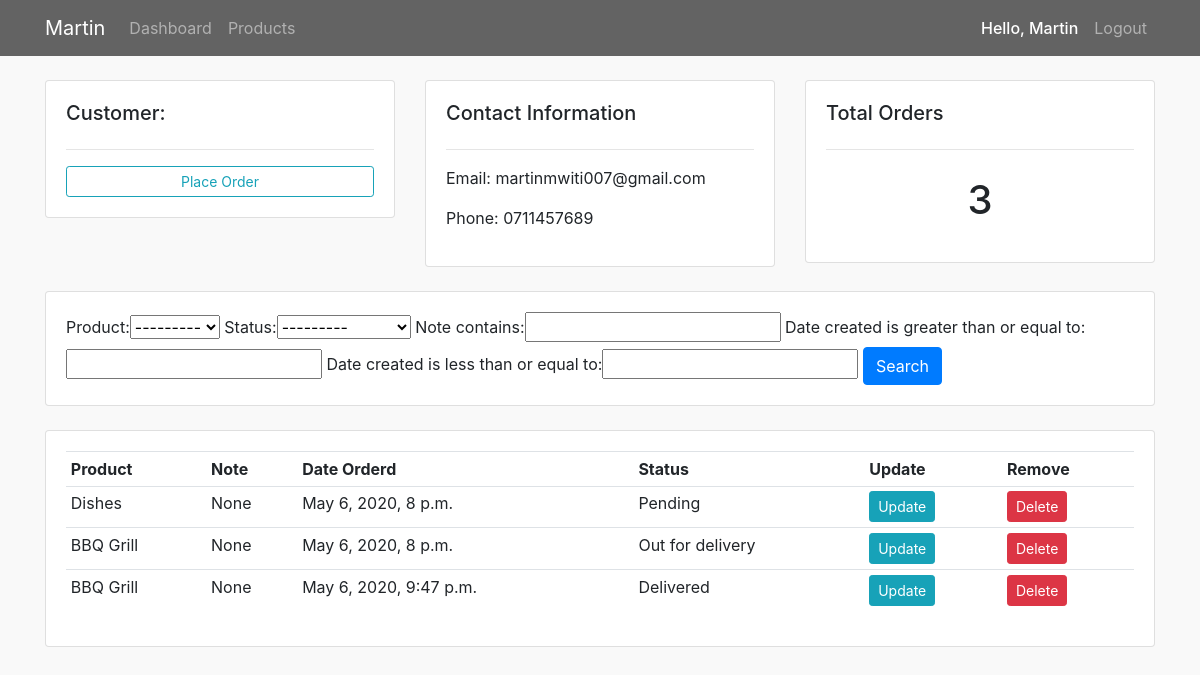
The app's page /customers/1 (signed in) with its own data.
### accounts/models.py (models this page shows, shortened)
class Customer(models.Model):
    user = models.OneToOneField(User, null=True, blank=True, on_delete=models.CASCADE) # ONE USER CAN HAVE ONE CUSTOMER, ONE CUSTOMER CAN HAVE ONE USER
    name = models.CharField(max_length=200, null=True)
    phone = models.CharField(max_length=200, null=True)
    email = models.CharField(max_length=200, null=True)
    profile_pic = models.ImageField(default="default.png", null=True, blank=True)
    date_created = models.DateTimeField(auto_now_add=True, null=True)

class Order(models.Model):
    STATUS = (
        ('Pending', 'Pending'),
        ('Out for delivery', 'Out of delivery'),
        ('Delivered', 'Delivered'),
    )
    customer = models.ForeignKey(Customer, null=True, on_delete=models.SET_NULL)
    product = models.ForeignKey(Product, null=True, on_delete=models.SET_NULL)
    date_created = models.DateTimeField(auto_now_add=True, null=True)
    status = models.CharField(max_length=200, null=True, choices=STATUS) # Dropdown
    note = models.CharField(max_length=200, null=True)

class Product(models.Model):
    CATEGORY = (
        ('Indoor', 'Indoor'),
        ('Out Door', 'Out Door'),
    )
    name = models.CharField(max_length=200, null=True)
    price = models.FloatField(null=True)
    category = models.CharField(max_length=200, null=True, choices=CATEGORY)
    description = models.CharField(max_length=200, null=True, blank=True)
    date_created = models.DateTimeField(auto_now_add=True, null=True)
    tags = models.ManyToManyField(Tag)
    def __str__(self):
        return self.name

### accounts/decorators.py (the view)
        def wrapper_func(request, *args, **kwargs):
            group = None
            if request.user.groups.exists():
                group = request.user.groups.all()[0].name # grab the 1st name of a user group name
            if group in allowed_roles:  # i specified the allowed_roles in the views.py file
                return view_func(request, *args, **kwargs)
            else:
                return HttpResponse("You are not authorized to view this page.")

### accounts/views.py (called while the page is built)
@login_required(login_url='login')
@allowed_users(allowed_roles=['admin'])
def customers(request, pk):
    customer = Customer.objects.get(id=pk)
    orders = customer.order_set.all()
    orders_count = orders.count()
    myFilter = OrderFilter(request.GET, queryset=orders)
    orders = myFilter.qs
    context = {"customer": customer,
               "orders": orders, "orders_count": orders_count, "myFilter": myFilter}
    return render(request, 'accounts/customers.html', context)

### accounts/templates/accounts/customers.html
{% extends 'accounts/main.html' %}
{% block content %}
<br>
<div class="row">
    <div class="col-md">
        <div class="card card-body">
            <h5>Customer:</h5>
            <hr>
            <a class="btn btn-outline-info  btn-sm btn-block" href="{% url 'create_order' customer.id %}">Place Order</a>
        </div>
    </div>
    <div class="col-md">
        <div class="card card-body">
            <h5>Contact Information</h5>
            <hr>
            <p>Email: {{customer.email}}</p>
            <p>Phone: {{customer.phone}}</p>
        </div>
    </div>
    <div class="col-md">
        <div class="card card-body">
            <h5>Total Orders</h5>
            <hr>
            <h1 style="text-align: center;padding: 10px">{{orders_count}}</h1>
        </div>
    </div>
</div>
<br>
<div class="row">
    <div class="col">
        <div class="card card-body">
            <form method="get">
                {{myFilter.form}}
                <button class="btn btn-primary" type="submit">Search</button>
            </form>
        </div>
    </div>
</div>
<br>
<div class="row">
    <div class="col-md">
        <div class="card card-body">
            <table class="table table-sm">
                <tr>
                    <th>Product</th>
                    <th>Note</th>
                    <th>Date Orderd</th>
                    <th>Status</th>
                    <th>Update</th>
                    <th>Remove</th>
                </tr>
                {% for order in orders %}
                    <tr>
                        <td>{{order.product}}</td>
                        <td>{{order.note}}</td>
                        <td>{{order.date_created}}</td>
                        <td>{{order.status}}</td>
                        <td><a class="btn btn-sm btn-info" href="{% url 'update_order' order.id %}">Update</a></td>
                        <td><a class="btn btn-sm btn-danger" href="{% url 'delete_order' order.id %}">Delete</a></td>
                    </tr>
                {% endfor %}
            </table>
        </div>
    </div>
</div>
{% endblock %}

### accounts/templates/accounts/navbar.html (shortened to what this page needs)
{% load static %}
<nav class="navbar sticky-top navbar-expand-lg navbar-dark " style="background-color: rgba(0, 0, 0, 0.6);">
<div class="container">
    <a class="navbar-brand" href="{% url 'home' %}">Martin</a>
    <div class="collapse navbar-collapse" id="navbarNavAltMarkup">
        <div class="navbar-nav mr-auto">
            {% if request.user.is_staff %}
                <a class="nav-item nav-link" href="{% url 'home' %}">Dashboard</a>
                <a class="nav-item nav-link" href="{% url 'products' %}">Products</a>
            {% else %}
                <a class="nav-item nav-link" href="{% url 'account' %}">Settings</a>
            {% endif %}
        </div>
        <div class="navbar-nav">
        {% if user.is_authenticated %}
            <span class="nav-item nav-link" id="hello-msg">Hello, {{request.user}}</span>
            <a class="nav-item nav-link" href="{% url 'logout' %}">Logout</a>
        {% else %}
            <a class="nav-item nav-link" href="{% url 'login' %}">Login</a>
            <a class="nav-item nav-link" href="{% url 'register' %}">Register</a>
        {% endif %}
        </div>
    </div>
</div>
</nav>

### static/css/main.css (style rules this page uses)
body { background-color: #ebeff5; }

### accounts/templates/accounts/main.html (style rules this page uses)
body { background-image: url(""); background-color: #F9F9F9; }

### accounts/templates/accounts/navbar.html (style rules this page uses)
#hello-msg { color: #fff; font-weight: 500; }

### records on screen
Customer: email "martinmwiti007@gmail.com", phone "0711457689"
Order: product "Dishes", note "None", date_created "May 6, 2020, 8 p.m.", status "Pending"
Order: product "BBQ Grill", note "None", date_created "May 6, 2020, 8 p.m.", status "Out for delivery"
Order: product "BBQ Grill", note "None", date_created "May 6, 2020, 9:47 p.m.", status "Delivered"

### other values on screen
{{ request.user }} "Martin"
{{ orders_count }} "3"
